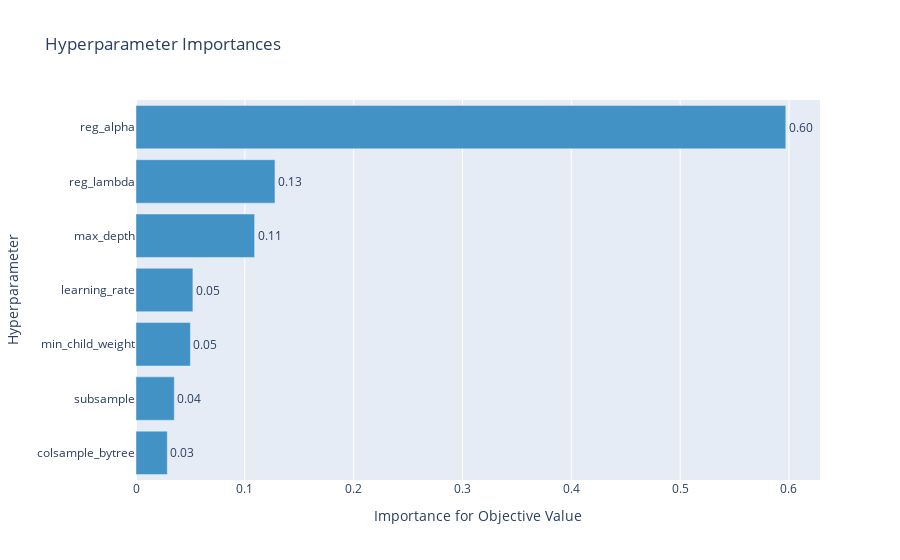

Notebook source saved alongside this figure:
### Code cell
optuna.visualization.plot_param_importances(study)

### Figure 1 — Plotly figure (JSON) as saved in the notebook; plotly's stock layout.template omitted (floating-point values rounded to 4 significant figures)
{"data": [{"cliponaxis": false, "hovertemplate": ["colsample_bytree (FloatDistribution): 0.028761920856871123<extra></extra>", "subsample (FloatDistribution): 0.03518526159639209<extra></extra>", "min_child_weight (IntDistribution): 0.049992875441623556<extra></extra>", "learning_rate (FloatDistribution): 0.05227775285599568<extra></extra>", "max_depth (IntDistribution): 0.10900037705220066<extra></extra>", "reg_lambda (FloatDistribution): 0.127692927530771<extra></extra>", "reg_alpha (FloatDistribution): 0.5970888846661458<extra></extra>"], "marker": {"color": "rgb(66,146,198)"}, "orientation": "h", "text": ["0.03", "0.04", "0.05", "0.05", "0.11", "0.13", "0.60"], "textposition": "outside", "type": "bar", "x": [0.02876, 0.03519, 0.04999, 0.05228, 0.109, 0.1277, 0.5971], "y": ["colsample_bytree", "subsample", "min_child_weight", "learning_rate", "max_depth", "reg_lambda", "reg_alpha"]}], "layout": {"showlegend": false, "title": {"text": "Hyperparameter Importances"}, "xaxis": {"title": {"text": "Importance for Objective Value"}}, "yaxis": {"title": {"text": "Hyperparameter"}}}}
